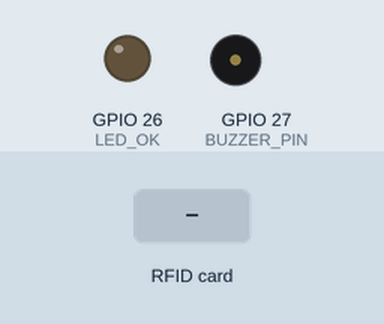
Recording of a sketch running on a simulated ESP32. On the bench: output pins drawn as LEDs (lit = HIGH), buzzer (waves = sounding). The test bench sets the inputs (shaded band). WiFi joins after 1.5 s; servers stay silent unless stated; uploads are accepted with an empty reply; what the sketch prints to the serial monitor is not drawn.

Above: at 2.8 s.
2.9 s: RFID card 5E 7A 19 C4 held to the reader
At 3.38 s:
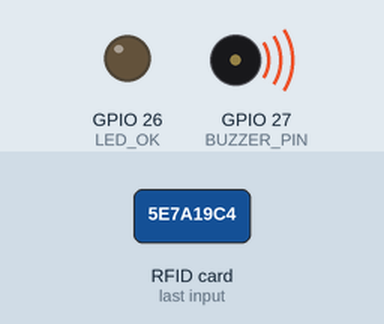
Timing chart, 0 to 5.9 s (numbered marks = the images above; inputs shaded):
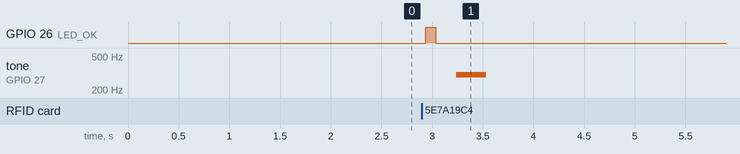

Measured:
- after the input at 2.9 s, GPIO 26 (LED_OK): LOW → HIGH at once, → LOW 0.10 s later; tone on GPIO 27 (BUZZER_PIN): silent → 300 Hz after 0.34 s, → silent 0.30 s later

The sketch:

checador.ino
```cpp
/*
  Checador RFID con ESP32 + RC522 — versión FreeRTOS + WiFi
  ─────────────────────────────────────────────────────────
  Librerías necesarias (Gestor de librerías de Arduino IDE):
    • "MFRC522" de GithubCommunity
    • WiFi y HTTPClient: vienen incluidas con el core ESP32

  Placa: "ESP32 Dev Module"

  Conexiones RC522 → ESP32:
    SDA(SS) → GPIO 5     SCK  → GPIO 18    MOSI → GPIO 23
    MISO    → GPIO 19    RST  → GPIO 22    3.3V → 3V3    GND → GND
  (El RC522 funciona a 3.3 V. ¡No lo conectes a 5 V!)

  LEDs / Buzzer:
    LED verde → GPIO 26 (con resistencia 220 Ω)
    Buzzer    → GPIO 27

  Arquitectura de tareas FreeRTOS:
    tareaLecturaRFID  — detecta tarjeta → enciende LED inmediatamente
                        → manda UID por cola
    tareaEnvioHTTP    — recibe UID → POST al servidor → manda resultado por cola
    tareaFeedback     — recibe resultado → parpadea LED según éxito/error
                        y suena buzzer
*/

#include <SPI.h>
#include <MFRC522.h>
#include <WiFi.h>
#include <HTTPClient.h>

// ══════════════════════════════════════════════════════
//  CAMBIA ESTOS CUATRO DATOS ANTES DE SUBIR EL CÓDIGO
// ══════════════════════════════════════════════════════
const char* WIFI_SSID  = "Mega_2.4G_DFD9";            // Nombre de tu red WiFi
const char* WIFI_PASS  = "2EKsHAZX";       // Contraseña WiFi
// IP de la PC donde corre "npm run server" (NO uses "localhost")
// Puedes verla ejecutando: ipconfig (Windows) o ifconfig (Mac/Linux)
const char* SERVER_URL = "http://192.168.1.44:3000/api/punch";
const char* DEVICE_KEY = "3003"; // Debe ser idéntica a DEVICE_KEY en server/index.js
// ══════════════════════════════════════════════════════

#define SS_PIN     5
#define RST_PIN    22
#define BUZZER_PIN 27
#define LED_OK     26

MFRC522 rfid(SS_PIN, RST_PIN);

// ── Colas entre tareas ────────────────────────────────
// Cola 1: UID leído (puntero a String en heap)
QueueHandle_t queueUID;
// Cola 2: resultado del servidor (true = OK, false = error)
QueueHandle_t queueResultado;


// ── Utilidades ────────────────────────────────────────

// Convierte los bytes del UID a formato "AA:BB:CC:DD" en mayúsculas
String uidHex() {
  String s = "";
  for (byte i = 0; i < rfid.uid.size; i++) {
    if (i) s += ":";
    if (rfid.uid.uidByte[i] < 0x10) s += "0";
    s += String(rfid.uid.uidByte[i], HEX);
  }
  s.toUpperCase();
  return s;
}

// Conecta (o reconecta) al WiFi; parpadea el LED de error mientras espera
void connectWifi() {
  WiFi.mode(WIFI_STA);
  WiFi.begin(WIFI_SSID, WIFI_PASS);
  Serial.print("Conectando al WiFi");
  while (WiFi.status() != WL_CONNECTED) {
    Serial.print(".");
    vTaskDelay(pdMS_TO_TICKS(400));
  }
  Serial.println("\nWiFi conectado. IP del ESP32: " + WiFi.localIP().toString());
}


// ── TAREA 1: Lectura RFID ─────────────────────────────
void tareaLecturaRFID(void* pvParameters) {
  while (1) {
    if (rfid.PICC_IsNewCardPresent() && rfid.PICC_ReadCardSerial()) {

      String uid = uidHex();
      Serial.println("\nTarjeta detectada: " + uid);

      // ── LED de lectura inmediata ──────────────────────
      // Encendemos el LED en cuanto se detecta la tarjeta
      // para dar retroalimentación visual instantánea
      digitalWrite(LED_OK, HIGH);
      vTaskDelay(pdMS_TO_TICKS(100)); // Destello breve de 100 ms
      digitalWrite(LED_OK, LOW);
      // ─────────────────────────────────────────────────

      // Mandamos el UID a la siguiente tarea (reservamos memoria en heap)
      String* ptr = new String(uid);
      xQueueSend(queueUID, &ptr, portMAX_DELAY);

      rfid.PICC_HaltA();
      rfid.PCD_StopCrypto1();

      // Anti-rebote: evita lecturas dobles de la misma pasada
      vTaskDelay(pdMS_TO_TICKS(1100)); // Ajustado: 100ms LED + 1100ms = 1200ms total
    }
    vTaskDelay(pdMS_TO_TICKS(50)); // Cede CPU a otras tareas
  }
}


// ── TAREA 2: Envío HTTP al servidor ───────────────────
void tareaEnvioHTTP(void* pvParameters) {
  String* ptr;

  while (1) {
    if (xQueueReceive(queueUID, &ptr, portMAX_DELAY) == pdPASS) {
      String uid = *ptr;
      delete ptr; // Liberamos la memoria reservada en la tarea 1

      // Reconecta si se perdió la señal
      if (WiFi.status() != WL_CONNECTED) {
        Serial.println("WiFi desconectado. Reconectando...");
        connectWifi();
      }

      // POST a /api/punch con el UID y la clave de dispositivo
      HTTPClient http;
      http.begin(SERVER_URL);
      http.setTimeout(5000);
      http.addHeader("Content-Type", "application/json");
      http.addHeader("x-api-key", DEVICE_KEY);

      int code = http.POST("{\"uid\":\"" + uid + "\"}");
      String res = (code > 0) ? http.getString() : "";
      http.end();

      Serial.println("Respuesta del servidor: " + String(code) + " — " + res);

      // El servidor responde { "ok": true, ... } cuando registra correctamente
      bool ok = (code == 200 && res.indexOf("\"ok\":true") >= 0);

      xQueueSend(queueResultado, &ok, portMAX_DELAY);
    }
  }
}


// ── TAREA 3: Feedback (LED + buzzer) ─────────────────
void tareaFeedback(void* pvParameters) {
  bool resultado;

  while (1) {
    if (xQueueReceive(queueResultado, &resultado, portMAX_DELAY) == pdPASS) {

      if (resultado) {
        // ✅ Checada registrada — estilo Apple Pay
        Serial.println("✓ Checada registrada en el servidor.");
        digitalWrite(LED_OK, HIGH);

        tone(BUZZER_PIN, 1047);           // Do6 — corto y ágil
        vTaskDelay(pdMS_TO_TICKS(60));
        noTone(BUZZER_PIN);
        vTaskDelay(pdMS_TO_TICKS(30));
        tone(BUZZER_PIN, 1568);           // Sol6 — confirmación
        vTaskDelay(pdMS_TO_TICKS(350));
        noTone(BUZZER_PIN);

        digitalWrite(LED_OK, LOW);

      } else {
        // ❌ Error o tarjeta no registrada
        Serial.println("✗ Tarjeta denegada o error en el servidor.");

        tone(BUZZER_PIN, 300);
        vTaskDelay(pdMS_TO_TICKS(300));
        noTone(BUZZER_PIN);
      }
    }
  }
}


// ── SETUP ─────────────────────────────────────────────
void setup() {
  Serial.begin(115200);

  pinMode(BUZZER_PIN, OUTPUT);
  pinMode(LED_OK, OUTPUT);

  SPI.begin();
  rfid.PCD_Init();

  connectWifi(); // Bloquea hasta estar conectado

  // Colas: queueUID guarda punteros (tamaño = sizeof(String*))
  queueUID       = xQueueCreate(5, sizeof(String*));
  queueResultado = xQueueCreate(5, sizeof(bool));

  if (queueUID != NULL && queueResultado != NULL) {
    //                     Función            Nombre          Stack   Params  Prior  Handle
    xTaskCreate(tareaLecturaRFID, "Lectura_RFID",  4096,   NULL,   2,     NULL);
    xTaskCreate(tareaEnvioHTTP,   "Envio_HTTP",    8192,   NULL,   1,     NULL); // 8 KB por WiFi/HTTP
    xTaskCreate(tareaFeedback,    "Feedback_IO",   2048,   NULL,   3,     NULL); // Mayor prioridad para respuesta inmediata
    Serial.println("Sistema FreeRTOS iniciado. Esperando tarjeta...");
  } else {
    Serial.println("ERROR: No se pudo crear la cola. Reiniciando...");
    ESP.restart();
  }
}

void loop() {
  vTaskDelete(NULL); // FreeRTOS maneja todo; el loop queda vacío
}
```
